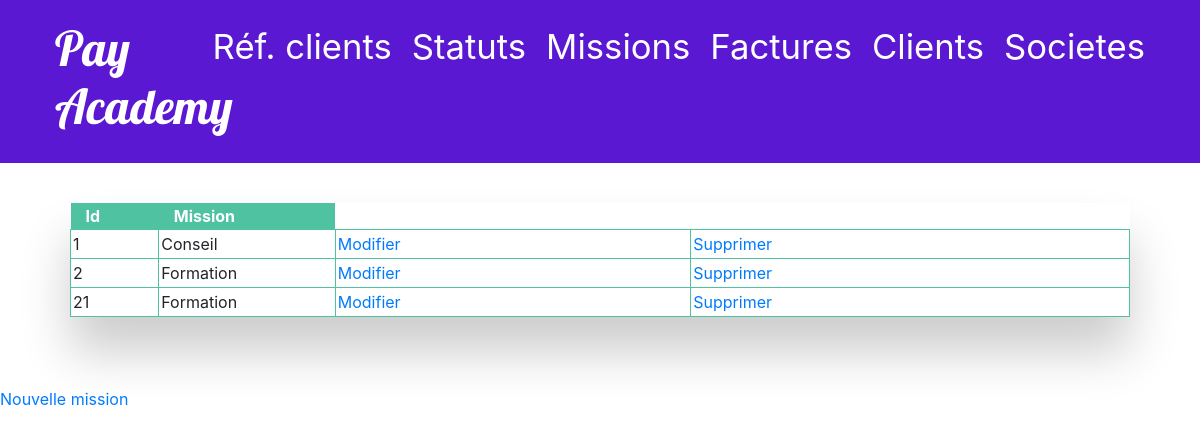
Screenshot of /polls/missions/ with the database file from the repository.
### polls/models.py (models this page shows, shortened)
class Mission(models.Model):
    type_mission=models.CharField(max_length=200)

### polls/views.py (the view)
# urls.py: path('missions/', views.MissionView.as_view(), name='mission'),
class MissionView(generic.ListView):
    template_name = 'polls/missions.html'
    context_object_name = 'mission_list'
    def get_queryset(self):
        return Mission.objects.values()

### polls/templates/polls/missions.html (shortened to what this page needs)
{% extends 'polls/base.html' %}
{% block content %}
    <body>
        {% if mission_list %}
            <div class="table-wrapper">
                <table class="fl-table">
                    <thead class="responsive-table">
                        <tr class="table-header">
                            <th class="col col-1">Id</th>
                            <th class="col col-2">Mission</th>
                        </tr>
                    </thead>
                {% for m in mission_list %}
                    <tbody>
                        <tr class="table-row">
                            <td>{{ m.id }}</td>
                            <td>{{ m.type_mission }}</td>
                            <td><a href="{% url 'polls:mission_update' m.id %}">Modifier</a></td>
                            <td><a href="{% url 'polls:mission_delete' m.id %}">Supprimer</a></td>
                        </tr>
                    </tbody>
                {% endfor %}
                </table>
            </div>
        {% else %}
            <p>No polls are available.</p>
        {% endif %}
    </body>
                <a  href="{% url 'polls:mission_create' %}">
    Nouvelle mission
    </a>
{% endblock %}

### polls/static/css/style.css (style rules this page uses)
thead, th { color: #ffffff; background: #4FC3A1; }
td { border:1px solid #4FC3A1; padding:2px 2px 2px 2px; margin-left: 2px; }
.table-wrapper { margin: 10px 70px 70px; box-shadow: 0px 35px 50px rgba( 0, 0, 0, 0.2 ); }
.fl-table { border-radius: 5px; font-size: 16px; font-weight: normal; border:none; border-collapse: collapse; width: 100%; max-width: 100%; white-space: nowrap; background-color: white; }

### rows the page displays
Mission: id "1", type_mission "Conseil"
Mission: id "2", type_mission "Formation"
Mission: id "21", type_mission "Formation"
